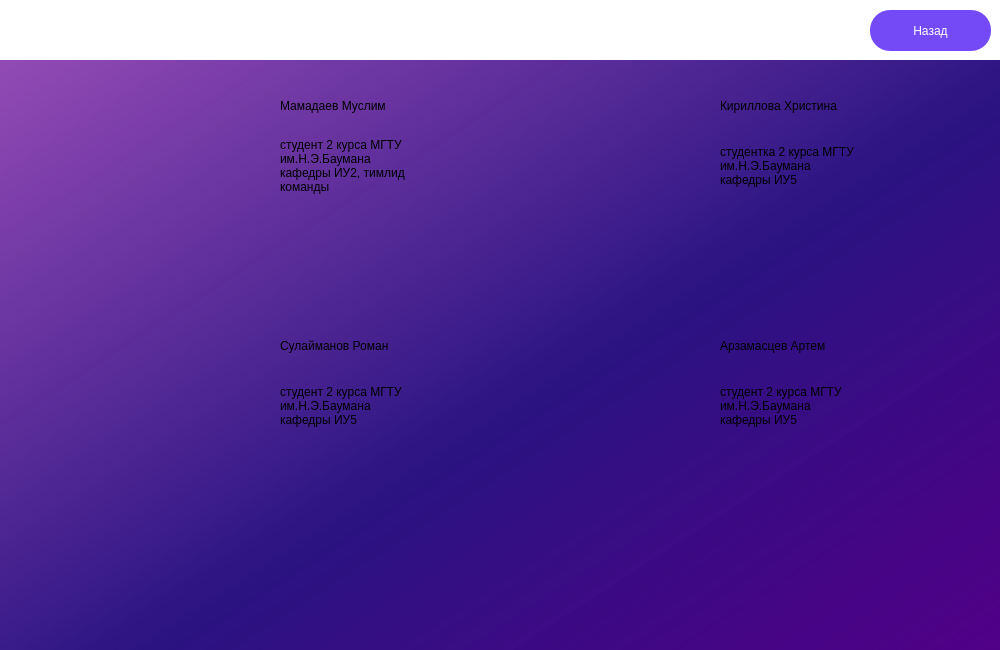
<?xml version="1.0" encoding="UTF-8"?>
<ui version="4.0">
 <class>DevWindow</class>
 <widget class="QDialog" name="DevWindow">
  <property name="geometry">
   <rect>
    <x>0</x>
    <y>0</y>
    <width>1000</width>
    <height>650</height>
   </rect>
  </property>
  <property name="minimumSize">
   <size>
    <width>1000</width>
    <height>650</height>
   </size>
  </property>
  <property name="maximumSize">
   <size>
    <width>1000</width>
    <height>650</height>
   </size>
  </property>
  <property name="windowTitle">
   <string>YourVoice</string>
  </property>
  <property name="styleSheet">
   <string notr="true">background-color: qlineargradient(spread:pad, x1:1, y1:1, x2:0, y2:0, stop:0 rgba(81, 0, 135, 255), stop:0.427447 rgba(41, 18, 129, 235), stop:1 rgba(155, 79, 185, 255));</string>
  </property>
  <layout class="QVBoxLayout" name="verticalLayout">
   <property name="spacing">
    <number>0</number>
   </property>
   <property name="leftMargin">
    <number>0</number>
   </property>
   <property name="topMargin">
    <number>0</number>
   </property>
   <property name="rightMargin">
    <number>0</number>
   </property>
   <property name="bottomMargin">
    <number>0</number>
   </property>
   <item>
    <widget class="QFrame" name="frame">
     <property name="minimumSize">
      <size>
       <width>0</width>
       <height>60</height>
      </size>
     </property>
     <property name="maximumSize">
      <size>
       <width>16777215</width>
       <height>60</height>
      </size>
     </property>
     <property name="styleSheet">
      <string notr="true">background-color: white;
border: none; </string>
     </property>
     <property name="frameShape">
      <enum>QFrame::StyledPanel</enum>
     </property>
     <property name="frameShadow">
      <enum>QFrame::Raised</enum>
     </property>
     <widget class="QLabel" name="Logo3">
      <property name="geometry">
       <rect>
        <x>0</x>
        <y>0</y>
        <width>61</width>
        <height>61</height>
       </rect>
      </property>
      <property name="text">
       <string/>
      </property>
      <property name="pixmap">
       <pixmap>img/logo.png</pixmap>
      </property>
      <property name="scaledContents">
       <bool>true</bool>
      </property>
     </widget>
     <widget class="QPushButton" name="CancelBtn_2">
      <property name="geometry">
       <rect>
        <x>870</x>
        <y>10</y>
        <width>121</width>
        <height>41</height>
       </rect>
      </property>
      <property name="styleSheet">
       <string notr="true">QPushButton {
    border-radius:  20px;
    background-color:  rgb(116,74,246);
    color: white;
}

QPushButton:hover {
    background-color: rgb(192,74,246);
    border: 1px solid rgb(116,74,246);
}

QPushButton:pressed {
    background-color: rgb(227,94,61);
    border: none;
}</string>
      </property>
      <property name="text">
       <string>Назад</string>
      </property>
     </widget>
    </widget>
   </item>
   <item>
    <widget class="QFrame" name="frame_2">
     <property name="styleSheet">
      <string notr="true">background-color: none;
border: none; </string>
     </property>
     <property name="frameShape">
      <enum>QFrame::StyledPanel</enum>
     </property>
     <property name="frameShadow">
      <enum>QFrame::Raised</enum>
     </property>
     <widget class="QLabel" name="label">
      <property name="geometry">
       <rect>
        <x>70</x>
        <y>30</y>
        <width>201</width>
        <height>181</height>
       </rect>
      </property>
      <property name="styleSheet">
       <string notr="true"/>
      </property>
      <property name="text">
       <string/>
      </property>
      <property name="pixmap">
       <pixmap>img/photo1.png</pixmap>
      </property>
      <property name="scaledContents">
       <bool>true</bool>
      </property>
     </widget>
     <widget class="QLabel" name="label_2">
      <property name="geometry">
       <rect>
        <x>280</x>
        <y>30</y>
        <width>141</width>
        <height>31</height>
       </rect>
      </property>
      <property name="styleSheet">
       <string notr="true">font: italic 18pt &quot;Gill Sans&quot;; </string>
      </property>
      <property name="text">
       <string>Мамадаев Муслим </string>
      </property>
     </widget>
     <widget class="QLabel" name="label_3">
      <property name="geometry">
       <rect>
        <x>280</x>
        <y>60</y>
        <width>141</width>
        <height>91</height>
       </rect>
      </property>
      <property name="text">
       <string>студент 2 курса МГТУ им.Н.Э.Баумана кафедры ИУ2, тимлид команды</string>
      </property>
      <property name="scaledContents">
       <bool>false</bool>
      </property>
      <property name="wordWrap">
       <bool>true</bool>
      </property>
     </widget>
     <widget class="QLabel" name="label_4">
      <property name="geometry">
       <rect>
        <x>720</x>
        <y>30</y>
        <width>171</width>
        <height>31</height>
       </rect>
      </property>
      <property name="styleSheet">
       <string notr="true">font: italic 18pt &quot;Gill Sans&quot;; </string>
      </property>
      <property name="text">
       <string>Кириллова Христина </string>
      </property>
     </widget>
     <widget class="QLabel" name="label_5">
      <property name="geometry">
       <rect>
        <x>720</x>
        <y>60</y>
        <width>141</width>
        <height>91</height>
       </rect>
      </property>
      <property name="text">
       <string>студентка 2 курса МГТУ им.Н.Э.Баумана кафедры ИУ5</string>
      </property>
      <property name="scaledContents">
       <bool>false</bool>
      </property>
      <property name="wordWrap">
       <bool>true</bool>
      </property>
     </widget>
     <widget class="QLabel" name="label_6">
      <property name="geometry">
       <rect>
        <x>500</x>
        <y>30</y>
        <width>211</width>
        <height>181</height>
       </rect>
      </property>
      <property name="styleSheet">
       <string notr="true"/>
      </property>
      <property name="text">
       <string/>
      </property>
      <property name="pixmap">
       <pixmap>img/photo.png</pixmap>
      </property>
      <property name="scaledContents">
       <bool>true</bool>
      </property>
     </widget>
     <widget class="QLabel" name="label_7">
      <property name="geometry">
       <rect>
        <x>280</x>
        <y>300</y>
        <width>141</width>
        <height>91</height>
       </rect>
      </property>
      <property name="text">
       <string>студент 2 курса МГТУ им.Н.Э.Баумана кафедры ИУ5</string>
      </property>
      <property name="scaledContents">
       <bool>false</bool>
      </property>
      <property name="wordWrap">
       <bool>true</bool>
      </property>
     </widget>
     <widget class="QLabel" name="label_8">
      <property name="geometry">
       <rect>
        <x>280</x>
        <y>270</y>
        <width>141</width>
        <height>31</height>
       </rect>
      </property>
      <property name="styleSheet">
       <string notr="true">font: italic 18pt &quot;Gill Sans&quot;; </string>
      </property>
      <property name="text">
       <string>Сулайманов Роман</string>
      </property>
     </widget>
     <widget class="QLabel" name="label_9">
      <property name="geometry">
       <rect>
        <x>70</x>
        <y>270</y>
        <width>201</width>
        <height>181</height>
       </rect>
      </property>
      <property name="styleSheet">
       <string notr="true"/>
      </property>
      <property name="text">
       <string/>
      </property>
      <property name="pixmap">
       <pixmap>img/photo2.png</pixmap>
      </property>
      <property name="scaledContents">
       <bool>true</bool>
      </property>
     </widget>
     <widget class="QLabel" name="label_10">
      <property name="geometry">
       <rect>
        <x>720</x>
        <y>300</y>
        <width>141</width>
        <height>91</height>
       </rect>
      </property>
      <property name="text">
       <string>студент 2 курса МГТУ им.Н.Э.Баумана кафедры ИУ5</string>
      </property>
      <property name="scaledContents">
       <bool>false</bool>
      </property>
      <property name="wordWrap">
       <bool>true</bool>
      </property>
     </widget>
     <widget class="QLabel" name="label_11">
      <property name="geometry">
       <rect>
        <x>720</x>
        <y>270</y>
        <width>141</width>
        <height>31</height>
       </rect>
      </property>
      <property name="styleSheet">
       <string notr="true">font: italic 18pt &quot;Gill Sans&quot;; </string>
      </property>
      <property name="text">
       <string>Арзамасцев Артем</string>
      </property>
     </widget>
     <widget class="QLabel" name="label_12">
      <property name="geometry">
       <rect>
        <x>500</x>
        <y>270</y>
        <width>211</width>
        <height>181</height>
       </rect>
      </property>
      <property name="styleSheet">
       <string notr="true"/>
      </property>
      <property name="text">
       <string/>
      </property>
      <property name="pixmap">
       <pixmap>img/photo0.png</pixmap>
      </property>
      <property name="scaledContents">
       <bool>true</bool>
      </property>
     </widget>
    </widget>
   </item>
  </layout>
 </widget>
 <resources/>
 <connections/>
</ui>
